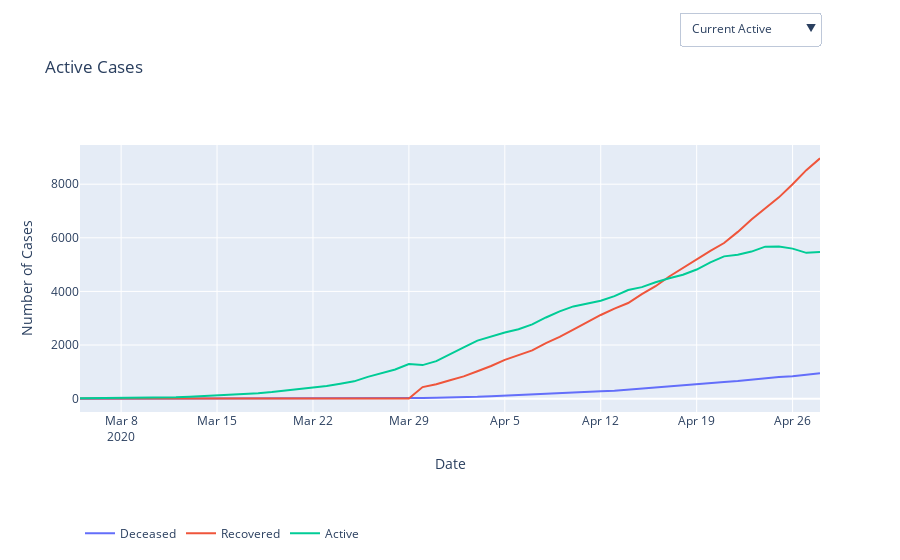

Notebook code cell kept with this figure:
### Code cell
fig = go.Figure()

fig.add_trace(
    go.Scatter(x= dates, y=dead, name="Deceased"),

)

fig.add_trace(
    go.Scatter(x=dates, y=dead_percent, name="Deceased Percent", visible=False),
)


fig.add_trace(
    go.Scatter(x= dates, y=resolved, name="Recovered"),
    
)

fig.add_trace(
    go.Scatter(x=dates, y=recovered_percent, name="Recovered", visible=False),

)


fig.add_trace(
    go.Scatter(x= dates, y=positive, name="Active"),

)

fig.add_trace(
    go.Scatter(x=dates, y=active_percent, name="Active Percent", visible=False),
)

fig.update_layout(
    xaxis_title_text='Date', # xaxis label
    yaxis_title_text='Number of Cases', # yaxis label

)

fig.update_layout(
    updatemenus=[
        dict(
            #type="buttons",
            direction="down",
            showactive = True,
            #active = 0,
            x=1,
            y=1.5,
            buttons=list([
                dict(label="Current Active",
                     method="update",
                     args=[{"visible": [True,False,True, False, True, False]},
                           {"title": 'Active, Deceased and Recovered Cases', 
                            "xaxis.title" : 'Date',
                            "yaxis.title" : 'Number of Cases',
                            "yaxis.type": "linear",
                            #"xaxis.type": "linear",
                            "annotations" : [],
                           }]   ),
                dict(label="Percentage Active",
                     method="update",
                     args=[{"visible": [False,True,False, True, False, True]},
                           {"title": 'Percentage of Active, Deceased and Recovered Cases', 
                            "xaxis.title" : 'Date',
                            "yaxis.title" : 'Percentage of Cases',
                            "yaxis.type": "linear",
                            #"xaxis.type": "linear",
                            "annotations" : [],
                           }]   ),

            ]),
        )
    ])


fig.update_layout(
    title_text="Active Cases",
)
fig.update_layout(legend_orientation="h")
fig.update_layout(legend=dict( y=-0.4))


fig.show()

with open('../plotly/ontario_cases.json', 'w') as f:
    f.write(fig.to_json())

### Figure 1 — Plotly figure (JSON) as saved in the notebook; plotly's stock layout.template omitted (floating-point values rounded to 4 significant figures)
{"data": [{"name": "Deceased", "type": "scatter", "x": ["2020-03-05", "2020-03-06", "2020-03-07", "2020-03-09", "2020-03-10", "2020-03-11", "2020-03-12", "2020-03-13", "2020-03-14", "2020-03-15", "2020-03-16", "2020-03-17", "2020-03-18", "2020-03-19", "2020-03-20", "2020-03-21", "2020-03-22", "2020-03-23", "2020-03-24", "2020-03-25", "2020-03-26", "2020-03-27", "2020-03-28", "2020-03-29", "2020-03-30", "2020-03-31", "2020-04-01", "2020-04-02", "2020-04-03", "2020-04-04", "2020-04-05", "2020-04-06", "2020-04-07", "2020-04-08", "2020-04-09", "2020-04-10", "2020-04-11", "2020-04-12", "2020-04-13", "2020-04-14", "2020-04-15", "2020-04-16", "2020-04-17", "2020-04-18", "2020-04-19", "2020-04-20", "2020-04-21", "2020-04-22", "2020-04-23", "2020-04-24", "2020-04-25", "2020-04-26", "2020-04-27", "2020-04-28"], "y": [0, 0, 0, 0, 0, 0, 0, 0, 0, 0, 0, 1, 1, 2, 2, 3, 3, 6, 8, 13, 15, 18, 19, 23, 23, 33, 37, 53, 67, 94, 119, 132, 153, 174, 200, 222, 253, 274, 291, 334, 385, 423, 478, 514, 553, 584, 622, 659, 713, 763, 811, 835, 892, 951]}, {"name": "Deceased Percent", "type": "scatter", "visible": false, "x": ["2020-03-05", "2020-03-06", "2020-03-07", "2020-03-09", "2020-03-10", "2020-03-11", "2020-03-12", "2020-03-13", "2020-03-14", "2020-03-15", "2020-03-16", "2020-03-17", "2020-03-18", "2020-03-19", "2020-03-20", "2020-03-21", "2020-03-22", "2020-03-23", "2020-03-24", "2020-03-25", "2020-03-26", "2020-03-27", "2020-03-28", "2020-03-29", "2020-03-30", "2020-03-31", "2020-04-01", "2020-04-02", "2020-04-03", "2020-04-04", "2020-04-05", "2020-04-06", "2020-04-07", "2020-04-08", "2020-04-09", "2020-04-10", "2020-04-11", "2020-04-12", "2020-04-13", "2020-04-14", "2020-04-15", "2020-04-16", "2020-04-17", "2020-04-18", "2020-04-19", "2020-04-20", "2020-04-21", "2020-04-22", "2020-04-23", "2020-04-24", "2020-04-25", "2020-04-26", "2020-04-27", "2020-04-28"], "y": [0, 0, 0, 0, 0, 0, 0, 0, 0, 0, 0, 0.5464, 0.4808, 0.7968, 0.6431, 0.8152, 0.7264, 1.227, 1.399, 1.949, 1.796, 1.861, 1.701, 1.737, 1.348, 1.679, 1.547, 1.898, 2.058, 2.59, 2.947, 3.037, 3.237, 3.298, 3.473, 3.559, 3.806, 3.887, 3.896, 4.2, 4.558, 4.72, 5.018, 5.135, 5.228, 5.222, 5.3, 5.382, 5.536, 5.644, 5.795, 5.786, 6.004, 6.183]}, {"name": "Recovered", "type": "scatter", "x": ["2020-03-05", "2020-03-06", "2020-03-07", "2020-03-09", "2020-03-10", "2020-03-11", "2020-03-12", "2020-03-13", "2020-03-14", "2020-03-15", "2020-03-16", "2020-03-17", "2020-03-18", "2020-03-19", "2020-03-20", "2020-03-21", "2020-03-22", "2020-03-23", "2020-03-24", "2020-03-25", "2020-03-26", "2020-03-27", "2020-03-28", "2020-03-29", "2020-03-30", "2020-03-31", "2020-04-01", "2020-04-02", "2020-04-03", "2020-04-04", "2020-04-05", "2020-04-06", "2020-04-07", "2020-04-08", "2020-04-09", "2020-04-10", "2020-04-11", "2020-04-12", "2020-04-13", "2020-04-14", "2020-04-15", "2020-04-16", "2020-04-17", "2020-04-18", "2020-04-19", "2020-04-20", "2020-04-21", "2020-04-22", "2020-04-23", "2020-04-24", "2020-04-25", "2020-04-26", "2020-04-27", "2020-04-28"], "y": [4, 4, 4, 4, 5, 5, 5, 5, 5, 5, 5, 5, 5, 5, 5, 6, 8, 8, 8, 8, 8, 8, 8, 8, 431, 534, 689, 831, 1023, 1219, 1449, 1624, 1802, 2074, 2305, 2574, 2858, 3121, 3357, 3568, 3902, 4194, 4556, 4875, 5209, 5515, 5806, 6221, 6680, 7087, 7509, 8000, 8525, 8964]}, {"name": "Recovered", "type": "scatter", "visible": false, "x": ["2020-03-05", "2020-03-06", "2020-03-07", "2020-03-09", "2020-03-10", "2020-03-11", "2020-03-12", "2020-03-13", "2020-03-14", "2020-03-15", "2020-03-16", "2020-03-17", "2020-03-18", "2020-03-19", "2020-03-20", "2020-03-21", "2020-03-22", "2020-03-23", "2020-03-24", "2020-03-25", "2020-03-26", "2020-03-27", "2020-03-28", "2020-03-29", "2020-03-30", "2020-03-31", "2020-04-01", "2020-04-02", "2020-04-03", "2020-04-04", "2020-04-05", "2020-04-06", "2020-04-07", "2020-04-08", "2020-04-09", "2020-04-10", "2020-04-11", "2020-04-12", "2020-04-13", "2020-04-14", "2020-04-15", "2020-04-16", "2020-04-17", "2020-04-18", "2020-04-19", "2020-04-20", "2020-04-21", "2020-04-22", "2020-04-23", "2020-04-24", "2020-04-25", "2020-04-26", "2020-04-27", "2020-04-28"], "y": [22.22, 18.18, 16.67, 12.9, 16.13, 13.51, 9.259, 6.757, 5.102, 3.571, 2.907, 2.732, 2.404, 1.992, 1.608, 1.63, 1.937, 1.636, 1.399, 1.199, 0.9581, 0.8273, 0.7162, 0.6042, 25.26, 27.16, 28.8, 29.75, 31.43, 33.58, 35.88, 37.36, 38.13, 39.31, 40.02, 41.27, 42.99, 44.28, 44.94, 44.86, 46.19, 46.8, 47.83, 48.7, 49.24, 49.31, 49.48, 50.8, 51.87, 52.42, 53.65, 55.43, 57.38, 58.28]}, {"name": "Active", "type": "scatter", "x": ["2020-03-05", "2020-03-06", "2020-03-07", "2020-03-09", "2020-03-10", "2020-03-11", "2020-03-12", "2020-03-13", "2020-03-14", "2020-03-15", "2020-03-16", "2020-03-17", "2020-03-18", "2020-03-19", "2020-03-20", "2020-03-21", "2020-03-22", "2020-03-23", "2020-03-24", "2020-03-25", "2020-03-26", "2020-03-27", "2020-03-28", "2020-03-29", "2020-03-30", "2020-03-31", "2020-04-01", "2020-04-02", "2020-04-03", "2020-04-04", "2020-04-05", "2020-04-06", "2020-04-07", "2020-04-08", "2020-04-09", "2020-04-10", "2020-04-11", "2020-04-12", "2020-04-13", "2020-04-14", "2020-04-15", "2020-04-16", "2020-04-17", "2020-04-18", "2020-04-19", "2020-04-20", "2020-04-21", "2020-04-22", "2020-04-23", "2020-04-24", "2020-04-25", "2020-04-26", "2020-04-27", "2020-04-28"], "y": [14, 18, 20, 27, 26, 32, 49, 69, 93, 135, 167, 177, 202, 244, 304, 359, 402, 475, 556, 646, 812, 941, 1090, 1293, 1252, 1399, 1666, 1909, 2165, 2317, 2470, 2591, 2771, 3028, 3254, 3441, 3537, 3654, 3822, 4051, 4160, 4344, 4491, 4621, 4816, 5085, 5307, 5365, 5486, 5669, 5675, 5597, 5439, 5466]}, {"name": "Active Percent", "type": "scatter", "visible": false, "x": ["2020-03-05", "2020-03-06", "2020-03-07", "2020-03-09", "2020-03-10", "2020-03-11", "2020-03-12", "2020-03-13", "2020-03-14", "2020-03-15", "2020-03-16", "2020-03-17", "2020-03-18", "2020-03-19", "2020-03-20", "2020-03-21", "2020-03-22", "2020-03-23", "2020-03-24", "2020-03-25", "2020-03-26", "2020-03-27", "2020-03-28", "2020-03-29", "2020-03-30", "2020-03-31", "2020-04-01", "2020-04-02", "2020-04-03", "2020-04-04", "2020-04-05", "2020-04-06", "2020-04-07", "2020-04-08", "2020-04-09", "2020-04-10", "2020-04-11", "2020-04-12", "2020-04-13", "2020-04-14", "2020-04-15", "2020-04-16", "2020-04-17", "2020-04-18", "2020-04-19", "2020-04-20", "2020-04-21", "2020-04-22", "2020-04-23", "2020-04-24", "2020-04-25", "2020-04-26", "2020-04-27", "2020-04-28"], "y": [77.78, 81.82, 83.33, 87.1, 83.87, 86.49, 90.74, 93.24, 94.9, 96.43, 97.09, 96.72, 97.12, 97.21, 97.75, 97.55, 97.34, 97.14, 97.2, 96.85, 97.25, 97.31, 97.58, 97.66, 73.39, 71.16, 69.65, 68.35, 66.51, 63.83, 61.17, 59.6, 58.63, 57.39, 56.5, 55.17, 53.2, 51.84, 51.16, 50.94, 49.25, 48.48, 47.15, 46.16, 45.53, 45.47, 45.22, 43.81, 42.6, 41.93, 40.55, 38.78, 36.61, 35.54]}], "layout": {"legend": {"orientation": "h", "y": -0.4}, "title": {"text": "Active Cases"}, "updatemenus": [{"buttons": [{"args": [{"visible": [true, false, true, false, true, false]}, {"annotations": [], "title": "Active, Deceased and Recovered Cases", "xaxis.title": "Date", "yaxis.title": "Number of Cases", "yaxis.type": "linear"}], "label": "Current Active", "method": "update"}, {"args": [{"visible": [false, true, false, true, false, true]}, {"annotations": [], "title": "Percentage of Active, Deceased and Recovered Cases", "xaxis.title": "Date", "yaxis.title": "Percentage of Cases", "yaxis.type": "linear"}], "label": "Percentage Active", "method": "update"}], "direction": "down", "showactive": true, "x": 1, "y": 1.5}], "xaxis": {"title": {"text": "Date"}}, "yaxis": {"title": {"text": "Number of Cases"}}}}
